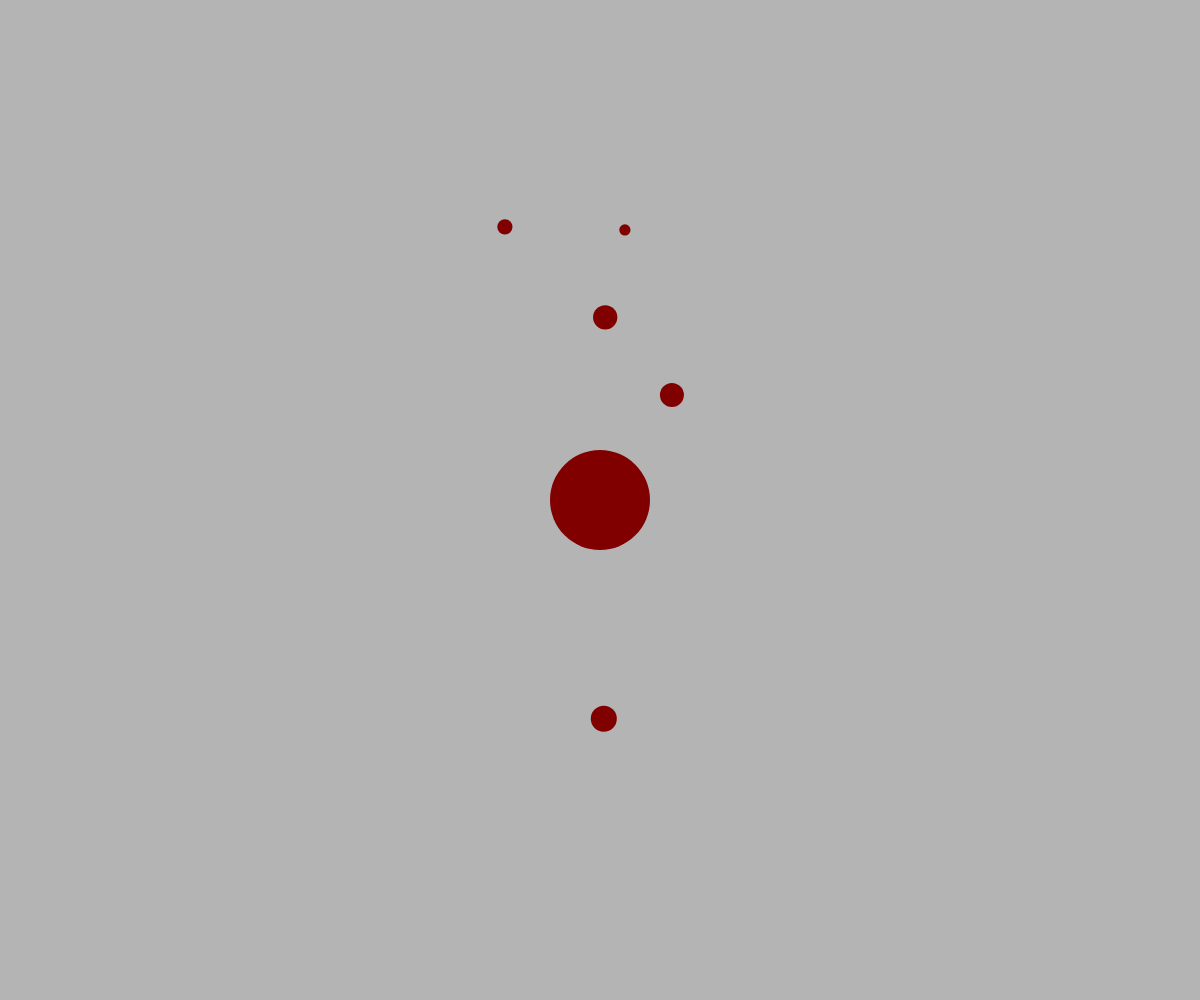
Frame 1 (no input)
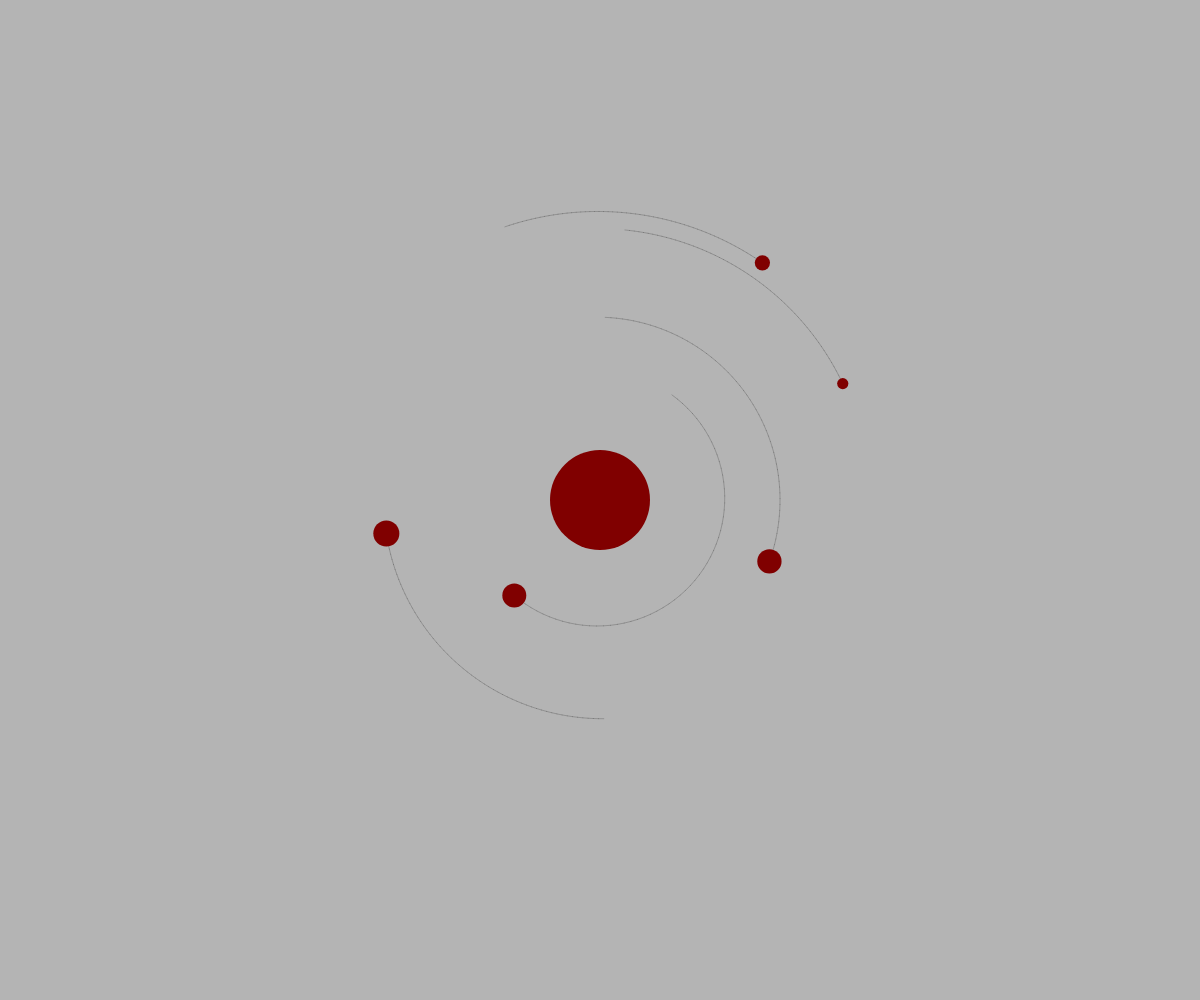
Frame 60 (no input)
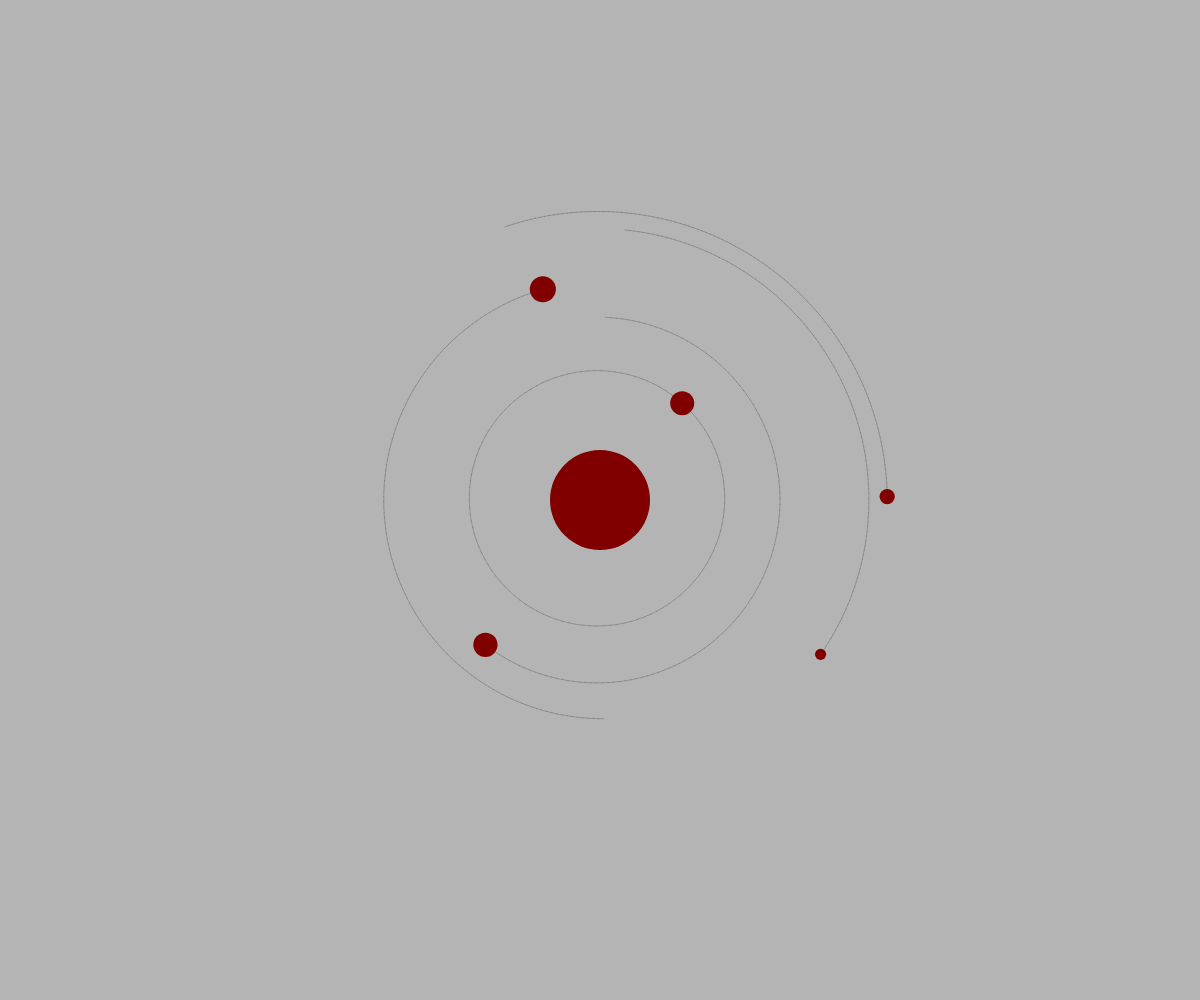
Frame 120 (the mouse pressed at the canvas centre since frame 60)

The p5.js sketch that drew these frames (run headless with seeded random() and noise() and a simulated clock; from frame 60 on, the mouse is pressed at the canvas centre):

// p5.js sketch
// ── sketch.js
let planets = []
let sun
let numPlanets = 5
let G = 120


function setup() {
  createCanvas(windowWidth,windowHeight)
  sun = new Body(50,createVector(0,0),createVector(0,0))

    // Initialise the planets
  for (let i = 0; i < numPlanets; i++) {
    let mass = random(5, 15)
    let radius = random(sun.d, min(windowWidth/2,windowHeight/2))
    let angle = random(0, TWO_PI)
    let planetPos = createVector(radius * cos(angle), radius * sin(angle))

    // Find direction of orbit and set velocity
    let planetVel = planetPos.copy()
    if (random(1) < 0.1) planetVel.rotate(-HALF_PI)
    else planetVel.rotate(HALF_PI)  // Direction of orbit
    planetVel.normalize()
    planetVel.mult( sqrt((G * sun.mass)/(radius)) ) // Circular orbit velocity
    

    planets.push( new Body(mass, planetPos, planetVel) )
  }
}

function draw() {
  background(180)
  translate(width/2, height/2)
  for (let i = numPlanets-1; i >= 0; i--) {
    sun.attract(planets[i])
    planets[i].move()
    planets[i].show()
  }
  sun.show()
}


function Body(_mass, _pos, _vel){
  this.mass = _mass
  this.pos = _pos
  this.vel = _vel
  this.d = this.mass*2
  this.thetaInit = 0
  this.path = []
  this.pathLen = Infinity

  this.show = function() {
    stroke(0,50)
    for (let i = 0; i < this.path.length-2; i++) {
      line(this.path[i].x, this.path[i].y, this.path[i+1].x, this.path[i+1].y,)
    }
    fill(128,0,0); noStroke()
    ellipse(this.pos.x, this.pos.y, this.d, this.d)
  }


  this.move = function() {
    this.pos.x += this.vel.x
    this.pos.y += this.vel.y
    this.path.push(createVector(this.pos.x,this.pos.y))
    if (this.path.length > 200) this.path.splice(0,1)
  }

  this.applyForce = function(f) {
    this.vel.x += f.x / this.mass
    this.vel.y += f.y / this.mass
  }

  this.attract = function(child) {
    let r = dist(this.pos.x, this.pos.y, child.pos.x, child.pos.y)
    let f = (this.pos.copy()).sub(child.pos)
    f.setMag( (G * this.mass * child.mass)/(r * r) )
    child.applyForce(f)
  }

}
